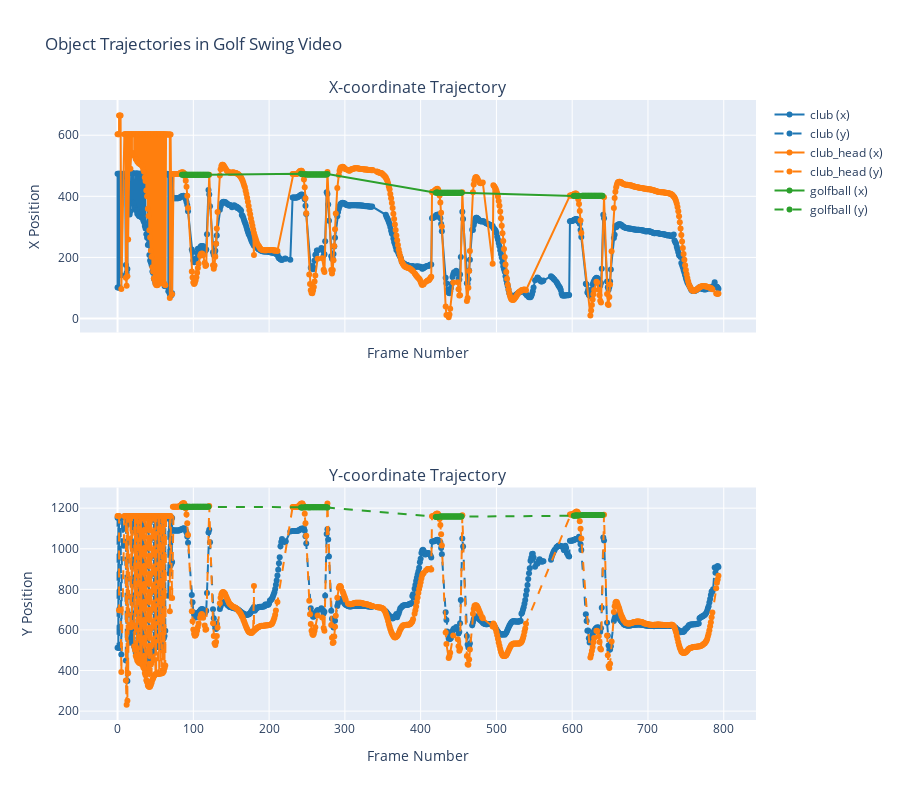

Here is the notebook cell this chart was saved with:
### Code cell
# Load data from JSONL file
data = load_data_from_jsonl('predictions/01_predictions.jsonl')

# Create the trajectory plot
fig = create_trajectory_plot(data)
fig.show()

### Figure 1 — Plotly figure (JSON) as saved in the notebook; plotly's stock layout.template omitted (floating-point values rounded to 4 significant figures; data arrays with more than 128 entries replaced by an {"elided": "..."} marker saying what was removed)
{"data": [{"line": {"color": "#1f77b4"}, "mode": "lines+markers", "name": "club (x)", "type": "scatter", "x": {"elided": "752 int values"}, "xaxis": "x", "y": {"elided": "752 float values"}, "yaxis": "y"}, {"line": {"color": "#1f77b4", "dash": "dash"}, "mode": "lines+markers", "name": "club (y)", "type": "scatter", "x": {"elided": "752 int values"}, "xaxis": "x2", "y": {"elided": "752 float values"}, "yaxis": "y2"}, {"line": {"color": "#ff7f0e"}, "mode": "lines+markers", "name": "club_head (x)", "type": "scatter", "x": {"elided": "654 int values"}, "xaxis": "x", "y": {"elided": "654 float values"}, "yaxis": "y"}, {"line": {"color": "#ff7f0e", "dash": "dash"}, "mode": "lines+markers", "name": "club_head (y)", "type": "scatter", "x": {"elided": "654 int values"}, "xaxis": "x2", "y": {"elided": "654 float values"}, "yaxis": "y2"}, {"line": {"color": "#2ca02c"}, "mode": "lines+markers", "name": "golfball (x)", "type": "scatter", "x": {"elided": "137 int values"}, "xaxis": "x", "y": {"elided": "137 float values"}, "yaxis": "y"}, {"line": {"color": "#2ca02c", "dash": "dash"}, "mode": "lines+markers", "name": "golfball (y)", "type": "scatter", "x": {"elided": "137 int values"}, "xaxis": "x2", "y": {"elided": "137 float values"}, "yaxis": "y2"}], "layout": {"annotations": [{"font": {"size": 16}, "showarrow": false, "text": "X-coordinate Trajectory", "x": 0.5, "xanchor": "center", "xref": "paper", "y": 1, "yanchor": "bottom", "yref": "paper"}, {"font": {"size": 16}, "showarrow": false, "text": "Y-coordinate Trajectory", "x": 0.5, "xanchor": "center", "xref": "paper", "y": 0.375, "yanchor": "bottom", "yref": "paper"}], "height": 800, "title": {"text": "Object Trajectories in Golf Swing Video"}, "xaxis": {"anchor": "y", "domain": [0, 1], "matches": "x2", "showticklabels": false, "title": {"text": "Frame Number"}}, "xaxis2": {"anchor": "y2", "domain": [0, 1], "title": {"text": "Frame Number"}}, "yaxis": {"anchor": "x", "domain": [0.625, 1], "title": {"text": "X Position"}}, "yaxis2": {"anchor": "x2", "domain": [0, 0.375], "title": {"text": "Y Position"}}}}
